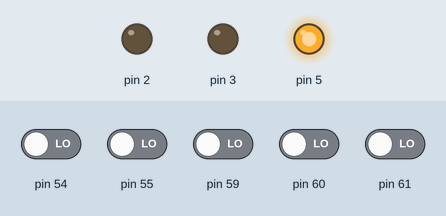
Simulated run of this sketch. Board: Arduino Mega 2560, built with avr-gcc and run on an emulated ATmega2560. On the bench: output pins drawn as LEDs (lit = HIGH). The test bench sets the inputs (shaded band); at power-on: pin 54, pin 55, pin 59–61 LOW.

Above: at 1.2 s.
1.3 s: pin 59 driven HIGH
At 1.7 s:
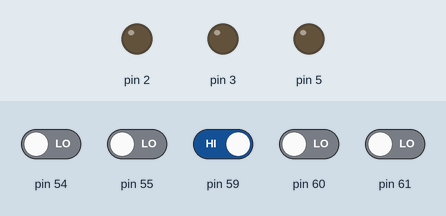
2.8 s: pin 59 driven LOW
At 4.0 s:
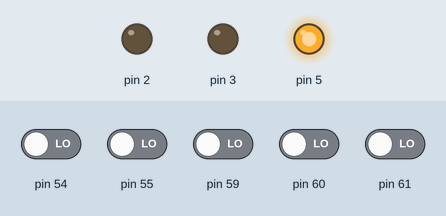
4.3 s: pin 54 driven HIGH and pin 55 driven HIGH
At 5.2 s:
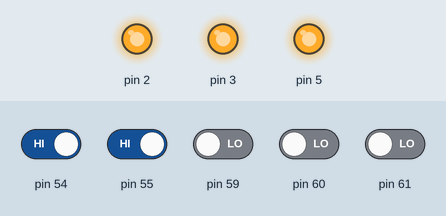
5.8 s: pin 60 driven HIGH
At 6.3 s:
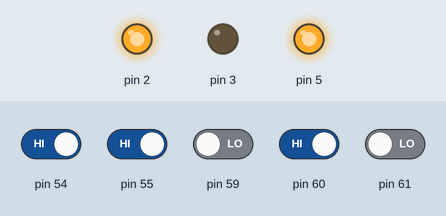
7.3 s: pin 59 driven HIGH
At 8.5 s:
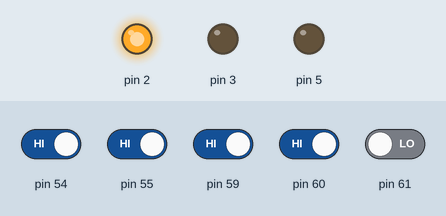
8.8 s: pin 60 driven LOW
At 9.8 s:
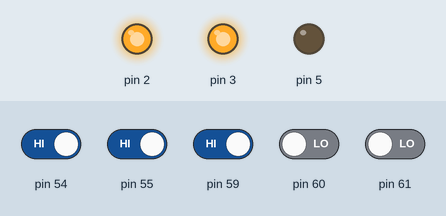
Timing chart, 0 to 11.3 s (numbered marks = the images above; inputs shaded):
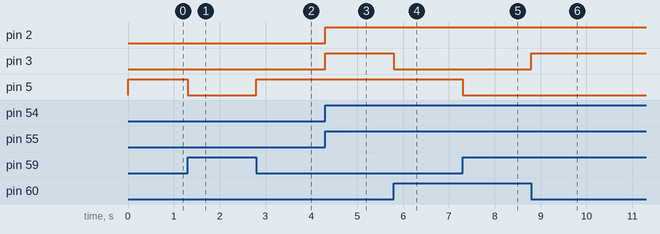

The sketch:

TC205_Surveillance_de_niveau.ino
```cpp
#include <SPI.h>
#include <Controllino.h>

//
// Tâche : TC205_Surveillance_de_niveau
//

// Définition des variables
bool bRemplissage = false; // true - En marche, false - Arrêt

//
// Configuration
//
void setup() {
  // Définir les broches en tant qu'entrées ou sorties
  pinMode(CONTROLLINO_A0, INPUT);
  pinMode(CONTROLLINO_A1, INPUT);
  pinMode(CONTROLLINO_A5, INPUT);
  pinMode(CONTROLLINO_A6, INPUT);
  pinMode(CONTROLLINO_A7, INPUT);
  pinMode(CONTROLLINO_D0, OUTPUT);
  pinMode(CONTROLLINO_D1, OUTPUT);
  pinMode(CONTROLLINO_D3, OUTPUT);
}

//
// Boucle
//
void loop() {
  // Bouton poussoir marche
  if (digitalRead(CONTROLLINO_A0) == HIGH)
    bRemplissage = true;

  // Bouton poussoir arrêt
  if (digitalRead(CONTROLLINO_A1) == LOW)
    bRemplissage = false;

  // Démarrer la Pompe1 jusqu'à 100%
  if (bRemplissage && digitalRead(CONTROLLINO_A7) == LOW) {
    digitalWrite(CONTROLLINO_D0, HIGH);
  } else {
    digitalWrite(CONTROLLINO_D0, LOW);
    bRemplissage = false;
  }

  // Démarrer la Pompe2 jusqu'à 80%
  if (bRemplissage && digitalRead(CONTROLLINO_A6) == LOW) {
    digitalWrite(CONTROLLINO_D1, HIGH);
  } else {
    digitalWrite(CONTROLLINO_D1, LOW);
  }

  // Signal <10%
  if (digitalRead(CONTROLLINO_A5) == LOW) {
    digitalWrite(CONTROLLINO_D3, HIGH);
  } else {
    digitalWrite(CONTROLLINO_D3, LOW);
  }
}
```

Measured:
- after the input at 1.3 s, pin 5: HIGH → LOW at once
- after the input at 2.8 s, pin 5: LOW → HIGH at once
- after the input at 4.3 s, pin 2, pin 3: LOW → HIGH at once
- after the input at 5.8 s, pin 3: HIGH → LOW at once
- after the input at 7.3 s, pin 5: HIGH → LOW at once
- after the input at 8.8 s, pin 3: LOW → HIGH at once
